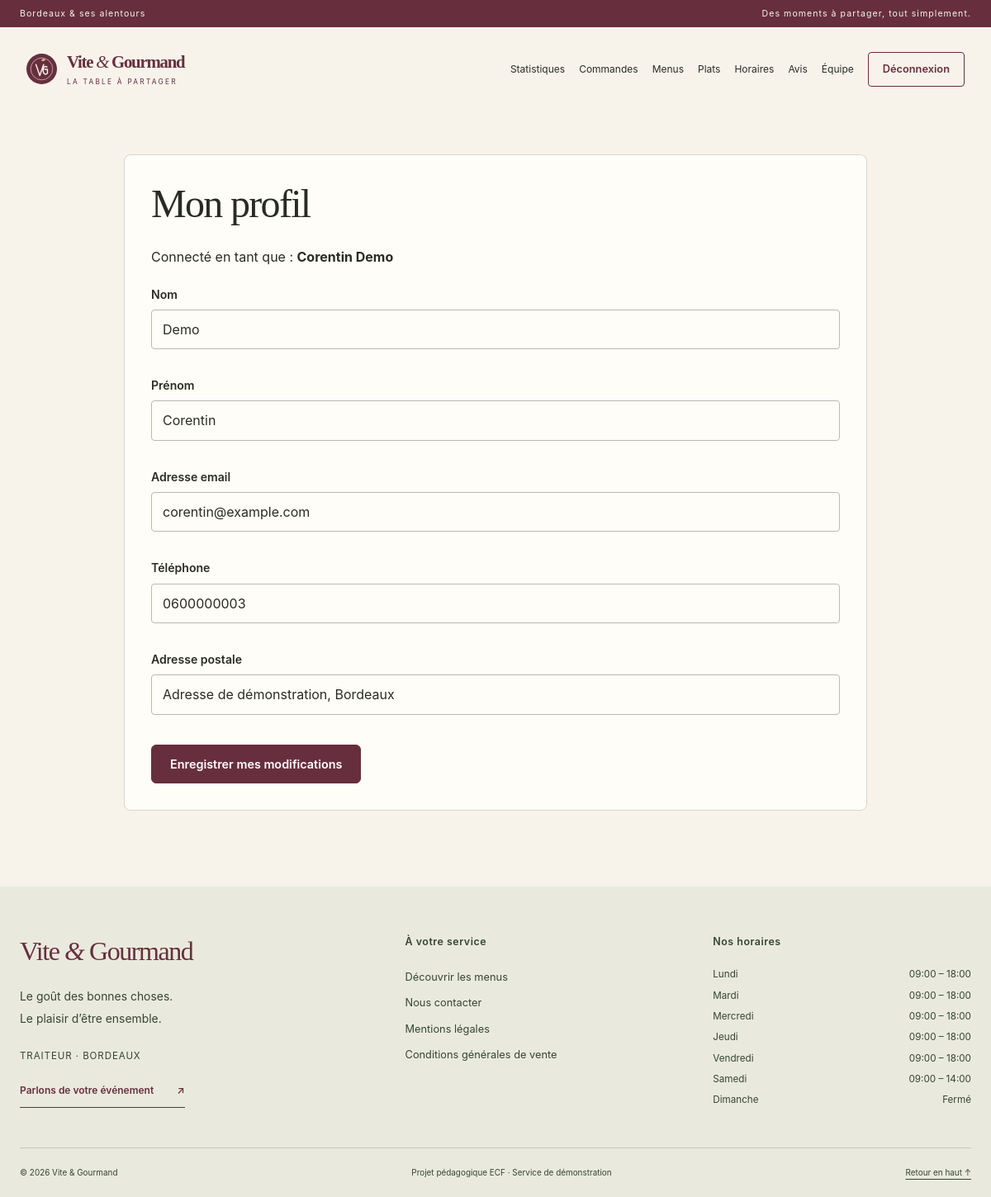
Page /mon-profil.php (signed in) on the committed database.
### tables this page shows
CREATE TABLE `users` (
    `id` INT NOT NULL AUTO_INCREMENT,
    `nom` VARCHAR(50) NOT NULL,
    `prenom` VARCHAR(50) NOT NULL,
    `email` VARCHAR(255) NOT NULL,
    `password` VARCHAR(255) NOT NULL,
    `role` VARCHAR(25) NOT NULL DEFAULT 'utilisateur',
    `gsm` VARCHAR(20) NOT NULL,
    `adresse` VARCHAR(255) NOT NULL,
    `actif` TINYINT(1) NOT NULL DEFAULT 1,
    `created_at` TIMESTAMP NOT NULL DEFAULT CURRENT_TIMESTAMP,

    PRIMARY KEY (`id`),
    UNIQUE KEY `email` (`email`)
);

CREATE TABLE `horaires` (
    `id` INT NOT NULL AUTO_INCREMENT,
    `jour` VARCHAR(20) NOT NULL,
    `heure_ouverture` TIME DEFAULT NULL,
    `heure_fermeture` TIME DEFAULT NULL,
    `ferme` TINYINT(1) NOT NULL DEFAULT 0,

    PRIMARY KEY (`id`),
    UNIQUE KEY `jour` (`jour`)
);

### Config/security.php (called while the page is built, shortened)
<?php
function e(mixed $value): string
{
    return htmlspecialchars((string) $value, ENT_QUOTES | ENT_SUBSTITUTE, 'UTF-8');
}

### Public/mon-profil.php (the view, shortened to what this page needs)
<?php
require_once __DIR__ . '/../Config/database.php';
$userId = (int) $_SESSION['user_id'];
$sql = '
    SELECT
        id,
        nom,
        prenom,
        email,
        gsm,
        adresse,
        role,
        actif
    FROM users
    WHERE id = :id
';
$stmt = $pdo->prepare($sql);
$stmt->execute([
    ':id' => $userId
]);
$user = $stmt->fetch(PDO::FETCH_ASSOC);
?>
<?php require_once __DIR__ . '/../Templates/layout.php';
renderHeader('Mon profil'); ?>
<section class="content-panel">
    <h1>
        Mon profil
    </h1>
    <div class="role">
        Connecté en tant que :
        <strong>
            <?= htmlspecialchars($user['prenom'] . ' ' . $user['nom']) ?>
        </strong>
    </div>
    <form method="POST">
        <label for="nom">
            Nom
        </label>
        <input
            type="text"
            id="nom"
            name="nom"
            value="<?= htmlspecialchars($user['nom']) ?>"
            required
        >
        <label for="prenom">
            Prénom
        </label>
        <input
            type="text"
            id="prenom"
            name="prenom"
            value="<?= htmlspecialchars($user['prenom']) ?>"
            required
        >
        <label for="email">
            Adresse email
        </label>
        <input
            type="email"
            id="email"
            name="email"
            value="<?= htmlspecialchars($user['email']) ?>"
            required
        >
        <label for="gsm">
            Téléphone
        </label>
        <input
            type="text"
            id="gsm"
            name="gsm"
            value="<?= htmlspecialchars($user['gsm']) ?>"
            required
        >
        <label for="adresse">
            Adresse postale
        </label>
        <input
            type="text"
            id="adresse"
            name="adresse"
            value="<?= htmlspecialchars($user['adresse']) ?>"
            required
        >
        <button type="submit">
            Enregistrer mes modifications
        </button>
    </form>
</section>
<?php renderFooter($pdo); ?>

### Templates/layout.php (shortened to what this page needs)
<?php
require_once __DIR__ . '/../Config/security.php';
function renderHeader(string $title): void
{
    $role = $_SESSION['role'] ?? '';
    $staff = in_array($role, ['admin', 'employe'], true);
    $links = $staff
        ? ['admin-commandes.php' => 'Commandes', 'admin-menus.php' => 'Menus', 'admin-plats.php' => 'Plats', 'admin-horaires.php' => 'Horaires', 'admin-avis.php' => 'Avis']
        : ['index.php' => 'Accueil', 'menus.php' => 'Nos menus'];
    if ($role === 'admin') {
        $links = ['admin-statistiques.php' => 'Statistiques'] + $links + ['admin-employes.php' => 'Équipe'];
    } elseif ($role === 'utilisateur') {
        $links += ['mes-commandes.php' => 'Mes commandes', 'mon-profil.php' => 'Mon profil'];
    }
    $current = basename($_SERVER['SCRIPT_NAME'] ?? '');
    ?>
<!DOCTYPE html>
<html lang="fr">
<head>
    <link rel="stylesheet" href="style.css?v=<?= filemtime(__DIR__ . '/../Public/style.css') ?>">
</head>
<body class="<?= $staff ? 'staff-page' : 'public-page' ?>">
<div class="announcement">
    <span>Bordeaux & ses alentours</span>
    <span>Des moments à partager, tout simplement.</span>
</div>
<header class="site-header">
    <a class="brand" href="index.php" aria-label="Vite et Gourmand, accueil">
        <img src="assets/images/embleme.svg" alt="" width="45" height="45">
        <span>Vite <i>&</i> Gourmand<small>LA TABLE À PARTAGER</small></span>
    </a>
    <nav id="main-navigation" class="navbar-links" aria-label="Navigation principale">
        <?php foreach ($links as $href => $label): ?>
            <a href="<?= e($href) ?>" <?= $current === $href ? 'aria-current="page"' : '' ?>><?= e($label) ?></a>
        <?php endforeach; ?>
        <?php if (isset($_SESSION['user_id'])): ?>
            <form method="post" action="logout.php" class="logout-form">
                <button class="nav-account" type="submit">Déconnexion</button>
            </form>
        <?php else: ?>
            <a class="nav-account" href="login.php" <?= $current === 'login.php' ? 'aria-current="page"' : '' ?>>Mon espace <span aria-hidden="true">↗</span></a>
        <?php endif; ?>
    </nav>
</header>
<main id="main-content" class="page-shell">
<?php
}
function renderFooter(PDO $pdo): void
{
    $rows = $pdo->query('SELECT jour, heure_ouverture, heure_fermeture, ferme FROM horaires')->fetchAll(PDO::FETCH_ASSOC);
    $horaires = [];
    foreach ($rows as $row) {
        $horaires[strtolower($row['jour'])] = $row;
    }
    ?>
</main>
<footer class="site-footer">
    <div class="footer-grid">
        <div class="footer-intro">
            <a class="footer-brand" href="index.php">Vite <i>&</i> Gourmand</a>
            <p>Le goût des bonnes choses.<br>Le plaisir d’être ensemble.</p>
            <p class="footer-location">Traiteur · Bordeaux</p>
            <a href="contact.php" class="text-link">Parlons de votre événement <span aria-hidden="true">↗</span></a>
        </div>
        <div>
            <h2>À votre service</h2>
            <ul class="footer-links">
                <li><a href="menus.php">Découvrir les menus</a></li>
                <li><a href="contact.php">Nous contacter</a></li>
                <li><a href="mentions-legales.php">Mentions légales</a></li>
                <li><a href="cgv.php">Conditions générales de vente</a></li>
            </ul>
        </div>
        <div>
            <h2>Nos horaires</h2>
            <dl class="opening-hours">
                <?php foreach (['Lundi', 'Mardi', 'Mercredi', 'Jeudi', 'Vendredi', 'Samedi', 'Dimanche'] as $jour): $h = $horaires[strtolower($jour)] ?? null; ?>
                    <div>
                        <dt><?= $jour ?></dt>
                        <dd>
                            <?php if (!$h): ?>
                                Non renseigné
                            <?php elseif ((int) $h['ferme'] === 1): ?>
                                Fermé
                            <?php else: ?>
                                <?= e(substr((string) $h['heure_ouverture'], 0, 5)) ?> – <?= e(substr((string) $h['heure_fermeture'], 0, 5)) ?>
                            <?php endif; ?>
                        </dd>
                    </div>
                <?php endforeach; ?>
            </dl>
        </div>
    </div>
    <div class="footer-bottom">
        <span>© <?= date('Y') ?> Vite & Gourmand</span>
        <span>Projet pédagogique ECF · Service de démonstration</span>
        <a href="#main-content">Retour en haut ↑</a>
    </div>
</footer>
</body>
</html>
<?php
}

### rows in the picture
users: prenom+nom "Corentin Demo", nom "Demo", prenom "Corentin", email "corentin@example.com", gsm "0600000003", adresse "Adresse de démonstration, Bordeaux"
horaires: jour "Lundi", heure_ouverture "09:00", heure_fermeture "18:00"
horaires: jour "Mardi", heure_ouverture "09:00", heure_fermeture "18:00"
horaires: jour "Mercredi", heure_ouverture "09:00", heure_fermeture "18:00"
horaires: jour "Jeudi", heure_ouverture "09:00", heure_fermeture "18:00"
horaires: jour "Vendredi", heure_ouverture "09:00", heure_fermeture "18:00"
horaires: jour "Samedi", heure_ouverture "09:00", heure_fermeture "14:00"

### other values in the picture
$label "Statistiques"
$label "Commandes"
$label "Menus"
$label "Plats"
$label "Horaires"
$label "Avis"
$label "Équipe"
$jour "Dimanche"
